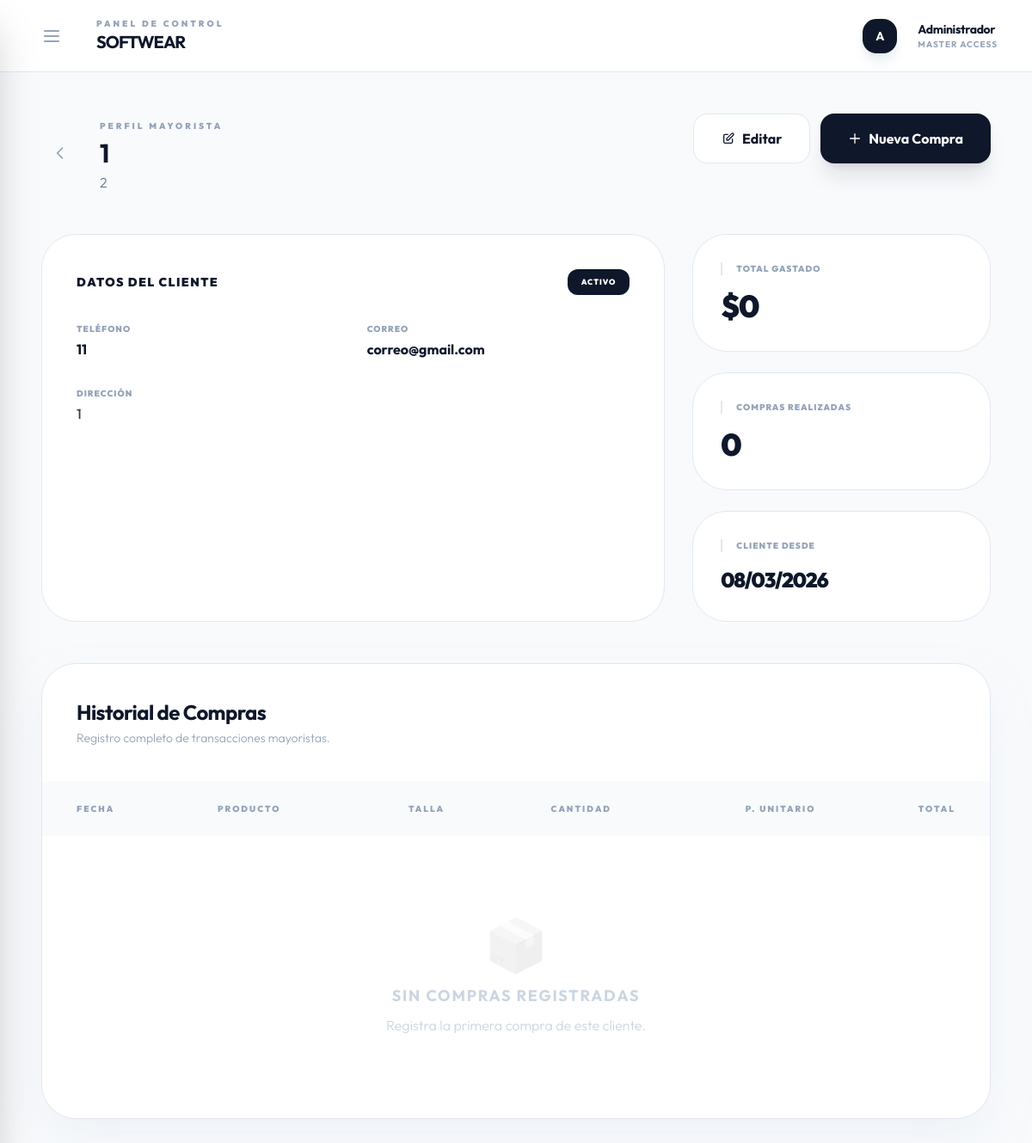
Page /adminpanel/mayoristas/3/ on the committed database.
### store/models.py (models this page shows, shortened)
class WholesaleClient(models.Model):
    name = models.CharField(max_length=200, verbose_name="Nombre")
    company = models.CharField(max_length=200, blank=True, verbose_name="Empresa / Negocio")
    phone = models.CharField(max_length=50, blank=True, verbose_name="Teléfono")
    email = models.EmailField(blank=True, verbose_name="Correo")
    address = models.TextField(blank=True, verbose_name="Dirección")
    notes = models.TextField(blank=True, verbose_name="Notas internas")
    is_active = models.BooleanField(default=True, verbose_name="Activo")
    registered_at = models.DateTimeField(auto_now_add=True, verbose_name="Fecha de registro")
    class Meta:
        verbose_name = "Cliente Mayorista"
        verbose_name_plural = "Clientes Mayoristas"
        ordering = ['-registered_at']
    @property
    def total_spent(self):
        result = self.purchases.aggregate(total=Sum('total'))['total']
        return result or 0
    @property
    def purchase_count(self):
        return self.purchases.count()

### adminpanel/views.py (the view)
# urls.py: path('mayoristas/<int:client_id>/', views.wholesale_detail, name='wholesale_detail'),
def wholesale_detail(request, client_id):
    client = get_object_or_404(WholesaleClient, id=client_id)
    purchases = client.purchases.select_related('product', 'product_size').order_by('-date')
    products = Product.objects.prefetch_related('sizes').order_by('name')
    context = {
        'client': client,
        'purchases': purchases,
        'products': products,
    }
    return render(request, 'adminpanel/wholesale_detail.html', context)

### store/context_processors.py (called while the page is built)
def tags_processor(request):
    return {
        'tags': Tag.objects.all()
    }

### adminpanel/templates/adminpanel/wholesale_detail.html (shortened to what this page needs)
{% extends 'adminpanel/base.html' %}
{% block content %}
<div class="flex flex-col md:flex-row justify-between items-start mb-12 gap-6">
    <div class="flex items-center gap-6">
        <a href="{% url 'adminpanel:wholesale_list' %}" class="p-3 hover:bg-slate-100 rounded-2xl transition-all text-slate-400 hover:text-slate-900">
            <svg xmlns="http://www.w3.org/2000/svg" class="h-5 w-5" fill="none" viewBox="0 0 24 24" stroke="currentColor">
                <path stroke-linecap="round" stroke-linejoin="round" stroke-width="2" d="M15 19l-7-7 7-7" />
            </svg>
        </a>
        <div>
            <span class="text-[10px] font-black uppercase tracking-[0.3em] text-slate-400">Perfil Mayorista</span>
            <h1 class="text-3xl font-bold text-slate-900 tracking-tighter mt-1">{{ client.name }}</h1>
            {% if client.company %}<p class="text-slate-500 font-light mt-1">{{ client.company }}</p>{% endif %}
        </div>
    </div>
    <div class="flex gap-3 w-full md:w-auto">
        <button onclick="openEditModal()" class="flex-1 md:flex-none px-8 py-4 bg-white border border-slate-200 text-slate-900 rounded-2xl font-bold transition-all hover:border-slate-900 active:scale-95 flex items-center justify-center gap-2">
            <svg xmlns="http://www.w3.org/2000/svg" class="h-4 w-4" fill="none" viewBox="0 0 24 24" stroke="currentColor">
                <path stroke-linecap="round" stroke-linejoin="round" stroke-width="2" d="M11 5H6a2 2 0 00-2 2v11a2 2 0 002 2h11a2 2 0 002-2v-5m-1.414-9.414a2 2 0 112.828 2.828L11.828 15H9v-2.828l8.586-8.586z" />
            </svg>
            Editar
        </button>
        <button onclick="openModal('newPurchaseModal')" class="flex-1 md:flex-none px-8 py-4 bg-slate-900 text-white rounded-2xl font-bold transition-all hover:bg-black active:scale-95 shadow-xl shadow-slate-900/10 flex items-center justify-center gap-2">
            <svg xmlns="http://www.w3.org/2000/svg" class="h-4 w-4" fill="none" viewBox="0 0 24 24" stroke="currentColor">
                <path stroke-linecap="round" stroke-linejoin="round" stroke-width="2" d="M12 4v16m8-8H4" />
            </svg>
            Nueva Compra
        </button>
    </div>
</div>
<div class="grid grid-cols-1 lg:grid-cols-3 gap-8 mb-12">
    <div class="lg:col-span-2 bg-white rounded-[2.5rem] border border-slate-200 p-10">
        <div class="flex items-center justify-between mb-8">
            <h2 class="font-black text-slate-900 text-sm uppercase tracking-widest">Datos del Cliente</h2>
            {% if client.is_active %}
            <span class="px-4 py-2 bg-slate-900 text-white text-[9px] font-black uppercase tracking-widest rounded-xl">Activo</span>
            {% else %}
            <span class="px-4 py-2 bg-slate-100 text-slate-400 text-[9px] font-black uppercase tracking-widest rounded-xl">Inactivo</span>
            {% endif %}
        </div>
        <div class="grid grid-cols-1 md:grid-cols-2 gap-8">
            <div>
                <p class="text-[10px] font-black text-slate-400 uppercase tracking-widest mb-1">Teléfono</p>
                <p class="font-bold text-slate-900">{{ client.phone|default:"—" }}</p>
            </div>
            <div>
                <p class="text-[10px] font-black text-slate-400 uppercase tracking-widest mb-1">Correo</p>
                <p class="font-bold text-slate-900">{{ client.email|default:"—" }}</p>
            </div>
            <div class="md:col-span-2">
                <p class="text-[10px] font-black text-slate-400 uppercase tracking-widest mb-1">Dirección</p>
                <p class="font-medium text-slate-700">{{ client.address|default:"—" }}</p>
            </div>
        </div>
    </div>
    <div class="flex flex-col gap-6">
        <div class="bg-white rounded-[2.5rem] border border-slate-200 p-8 flex flex-col justify-between flex-1">
            <h3 class="font-black text-slate-400 text-[10px] uppercase tracking-widest mb-4 border-l-2 border-slate-200 pl-4">
                Total Gastado</h3>
            <p class="text-4xl font-black text-slate-900 tracking-tighter">${{ client.total_spent }}</p>
        </div>
        <div class="bg-white rounded-[2.5rem] border border-slate-200 p-8 flex flex-col justify-between flex-1">
            <h3 class="font-black text-slate-400 text-[10px] uppercase tracking-widest mb-4 border-l-2 border-slate-200 pl-4">
                Compras Realizadas</h3>
            <p class="text-4xl font-black text-slate-900 tracking-tighter">{{ client.purchase_count }}</p>
        </div>
        <div class="bg-white rounded-[2.5rem] border border-slate-200 p-8 flex flex-col justify-between flex-1">
            <h3 class="font-black text-slate-400 text-[10px] uppercase tracking-widest mb-4 border-l-2 border-slate-200 pl-4">
                Cliente Desde</h3>
            <p class="text-2xl font-black text-slate-900 tracking-tighter">{{ client.registered_at|date:"d/m/Y" }}</p>
        </div>
    </div>
</div>
<div class="bg-white rounded-[2.5rem] border border-slate-200 overflow-hidden shadow-2xl shadow-slate-200/50">
    <div class="p-10 border-b border-slate-50">
        <h2 class="text-2xl font-bold text-slate-900 tracking-tight">Historial de Compras</h2>
        <p class="text-slate-400 font-light mt-1 text-sm">Registro completo de transacciones mayoristas.</p>
    </div>
    <div class="overflow-x-auto">
        <table class="w-full text-left">
            <thead class="bg-slate-50">
                <tr>
                    <th class="px-10 py-6 text-[10px] font-black text-slate-400 uppercase tracking-[0.2em]">Fecha</th>
                    <th class="px-10 py-6 text-[10px] font-black text-slate-400 uppercase tracking-[0.2em]">Producto
                    </th>
                    <th class="px-10 py-6 text-[10px] font-black text-slate-400 uppercase tracking-[0.2em] text-center">
                        Talla</th>
                    <th class="px-10 py-6 text-[10px] font-black text-slate-400 uppercase tracking-[0.2em] text-center">
                        Cantidad</th>
                    <th class="px-10 py-6 text-[10px] font-black text-slate-400 uppercase tracking-[0.2em] text-right">
                        P. Unitario</th>
                    <th class="px-10 py-6 text-[10px] font-black text-slate-400 uppercase tracking-[0.2em] text-right">
                        Total</th>
                </tr>
            </thead>
            <tbody class="divide-y divide-slate-100">
                {% for purchase in purchases %}
                <tr class="hover:bg-slate-50 transition-colors">
                    <td class="px-10 py-7 text-slate-500 font-medium text-sm whitespace-nowrap">{{ purchase.date|date:"d/m/Y H:i" }}</td>
                    <td class="px-10 py-7">
                        <p class="font-bold text-slate-900">{{ purchase.product.name|default:"Producto eliminado" }}</p>
                        {% if purchase.notes %}<p class="text-xs text-slate-400 mt-0.5">{{ purchase.notes }}</p>{% endif %}
                    </td>
                    <td class="px-10 py-7 text-center">
                        <span class="inline-block px-3 py-1.5 bg-slate-100 text-slate-600 text-[9px] font-black uppercase tracking-widest rounded-lg">
                            {{ purchase.product_size.name|default:"—" }}
                        </span>
                    </td>
                    <td class="px-10 py-7 text-center font-black text-slate-900 text-xl tracking-tighter">{{ purchase.quantity }}</td>
                    <td class="px-10 py-7 text-right font-bold text-slate-600">${{ purchase.unit_price }}</td>
                    <td class="px-10 py-7 text-right font-black text-slate-900 text-xl tracking-tighter">${{ purchase.total }}</td>
                </tr>
                {% empty %}
                <tr>
                    <td colspan="6" class="px-10 py-24 text-center text-slate-300">
                        <div class="text-6xl mb-4 opacity-10 grayscale">📦</div>
                        <h3 class="text-lg font-bold uppercase tracking-widest">Sin Compras Registradas</h3>
                        <p class="font-light mt-2">Registra la primera compra de este cliente.</p>
                    </td>
                </tr>
                {% endfor %}
            </tbody>
        </table>
    </div>
</div>
{% endblock %}

### adminpanel/templates/adminpanel/base.html (style rules this page uses)
body { font-family: 'Outfit', sans-serif; -webkit-tap-highlight-color: transparent; }

### rows in the picture
WholesaleClient: name "1", company "2", phone "11", email "correo@gmail.com", address "1", total_spent "0", purchase_count "0", registered_at "08/03/2026"
